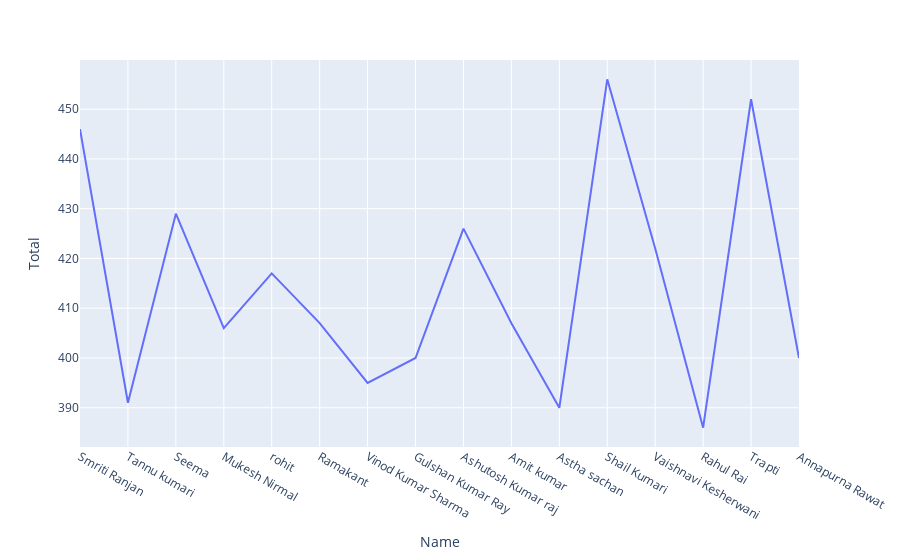

Write notebook code for a chart like this one.
### Code cell
px.line(df, x = 'Name', y='Total')

### Figure 1 — Plotly figure (JSON) as saved in the notebook; plotly's stock layout.template omitted (floating-point values rounded to 4 significant figures)
{"data": [{"hovertemplate": "Name=%{x}<br>Total=%{y}<extra></extra>", "legendgroup": "", "line": {"color": "#636efa", "dash": "solid"}, "marker": {"symbol": "circle"}, "mode": "lines", "name": "", "orientation": "v", "showlegend": false, "type": "scatter", "x": ["Smriti Ranjan", "Tannu kumari ", "Seema", "Mukesh Nirmal", "rohit", "Ramakant", "Vinod Kumar Sharma ", "Gulshan Kumar Ray ", "Ashutosh Kumar raj ", "Amit kumar", "Astha sachan", "Shail Kumari", "Vaishnavi Kesherwani", "Rahul Rai", "Trapti", "Annapurna Rawat"], "xaxis": "x", "y": [446, 391, 429, 406, 417, 407, 395, 400, 426, 407, 390, 456, 422, 386, 452, 400], "yaxis": "y"}], "layout": {"autosize": true, "legend": {"tracegroupgap": 0}, "margin": {"t": 60}, "xaxis": {"anchor": "y", "autorange": true, "domain": [0, 1], "range": [0, 15], "title": {"text": "Name"}, "type": "category"}, "yaxis": {"anchor": "x", "autorange": true, "domain": [0, 1], "range": [382.1, 459.9], "title": {"text": "Total"}, "type": "linear"}}}
